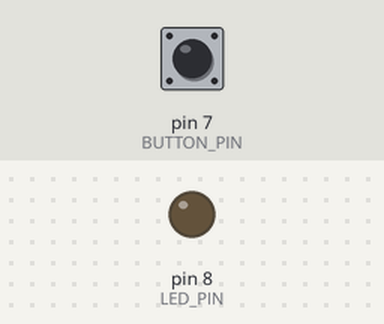
Bench run of a sketch on a simulated Arduino Uno, built with avr-gcc and run on an emulated ATmega328P. Shown: output pins drawn as LEDs (lit = HIGH). The inputs (shaded band) are chosen by the test bench; at power-on: pin 7 (BUTTON_PIN) LOW.

Above: at 1.2 s.
1.3 s: pin 7 (BUTTON_PIN) pulled HIGH for 0.15 s
At 2.6 s:
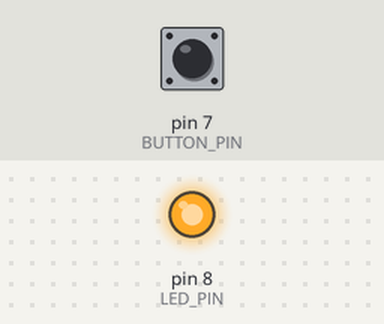
2.9 s: pin 7 (BUTTON_PIN) pulled HIGH for 1 s
At 5.1 s:
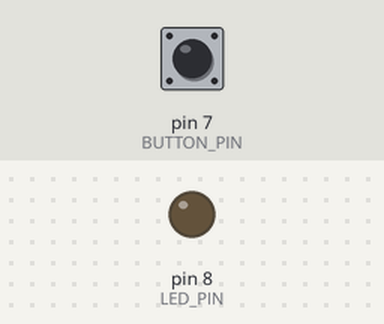
5.4 s: pin 7 (BUTTON_PIN) pulled HIGH for 3.2 s
At 10.0 s:
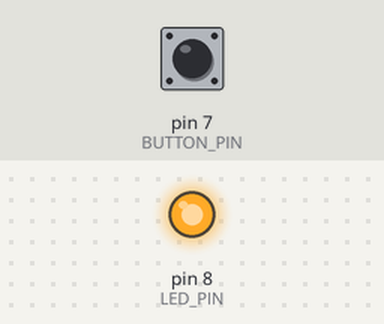
Timing chart, 0 to 11.5 s (numbered marks = the images above; inputs shaded):
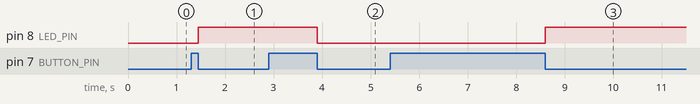

Measured:
- after the input at 1.3 s, pin 8 (LED_PIN): LOW → HIGH after 0.15 s
- after the input at 2.9 s, pin 8 (LED_PIN): HIGH → LOW after 1.0 s
- after the input at 5.4 s, pin 8 (LED_PIN): LOW → HIGH after 3.2 s

The sketch:

lightSwitch2.ino
```cpp
#define LED_PIN 8
#define BUTTON_PIN 7

byte lastButtonState = LOW;
byte ledState = LOW;

unsigned long debounceDuration = 50; // millis
unsigned long lastTimeButtonStateChanged = 0;

void setup() {
  pinMode(LED_PIN, OUTPUT);
  pinMode(BUTTON_PIN, INPUT);
}

void loop() {
  if (millis() - lastTimeButtonStateChanged > debounceDuration) {
    byte buttonState = digitalRead(BUTTON_PIN);

    if (buttonState != lastButtonState) {
      lastTimeButtonStateChanged = millis();
      lastButtonState = buttonState;
      if (buttonState == LOW) {
        ledState = (ledState == HIGH) ? LOW: HIGH;
        digitalWrite(LED_PIN, ledState);
      }
    }
  }
}
```
